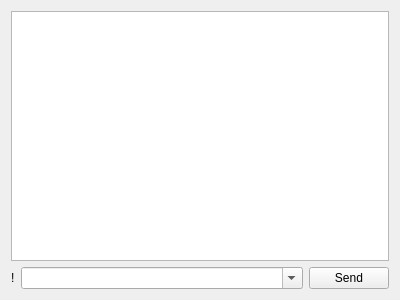
<?xml version="1.0" encoding="UTF-8"?>
<ui version="4.0">
 <class>KeyboardConsoleJellowcake</class>
 <widget class="QWidget" name="KeyboardConsoleJellowcake">
  <property name="geometry">
   <rect>
    <x>0</x>
    <y>0</y>
    <width>400</width>
    <height>300</height>
   </rect>
  </property>
  <property name="windowTitle">
   <string>Form</string>
  </property>
  <layout class="QGridLayout" name="gridLayout">
   <item row="0" column="0" colspan="3">
    <widget class="QPlainTextEdit" name="plainTextEdit">
     <property name="readOnly">
      <bool>true</bool>
     </property>
    </widget>
   </item>
   <item row="3" column="2">
    <widget class="QPushButton" name="pushButton">
     <property name="text">
      <string>Send</string>
     </property>
    </widget>
   </item>
   <item row="3" column="0">
    <widget class="QLabel" name="label">
     <property name="text">
      <string>!</string>
     </property>
    </widget>
   </item>
   <item row="3" column="1">
    <widget class="QComboBox" name="comboBox">
     <property name="sizePolicy">
      <sizepolicy hsizetype="Preferred" vsizetype="Fixed">
       <horstretch>1</horstretch>
       <verstretch>0</verstretch>
      </sizepolicy>
     </property>
     <property name="editable">
      <bool>true</bool>
     </property>
     <property name="maxVisibleItems">
      <number>25</number>
     </property>
     <property name="insertPolicy">
      <enum>QComboBox::InsertAtTop</enum>
     </property>
    </widget>
   </item>
  </layout>
 </widget>
 <resources/>
 <connections/>
</ui>
